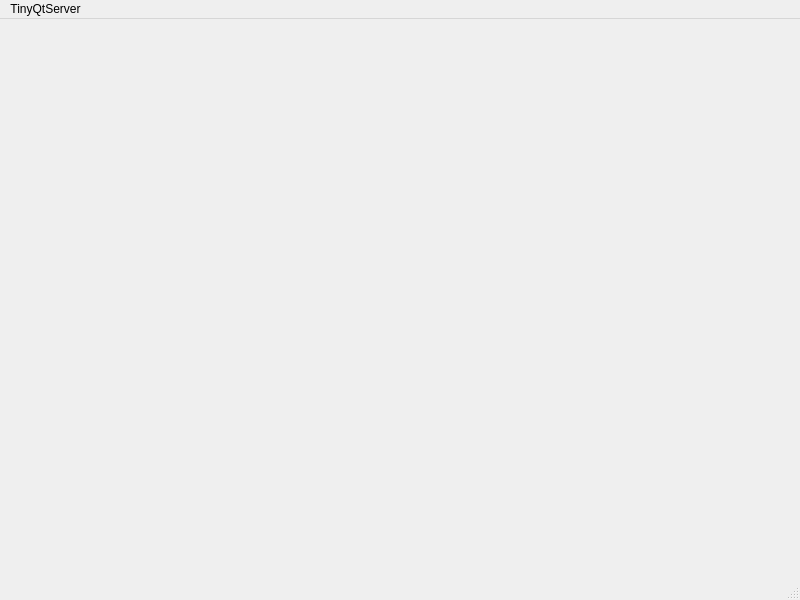
<?xml version="1.0" encoding="UTF-8"?>
<ui version="4.0">
 <class>MainWindow</class>
 <widget class="QMainWindow" name="MainWindow">
  <property name="geometry">
   <rect>
    <x>0</x>
    <y>0</y>
    <width>800</width>
    <height>600</height>
   </rect>
  </property>
  <property name="windowTitle">
   <string>MainWindow</string>
  </property>
  <widget class="QWidget" name="centralwidget"/>
  <widget class="QMenuBar" name="menubar">
   <property name="geometry">
    <rect>
     <x>0</x>
     <y>0</y>
     <width>800</width>
     <height>26</height>
    </rect>
   </property>
   <widget class="QMenu" name="menuQtServer">
    <property name="title">
     <string>TinyQtServer</string>
    </property>
   </widget>
   <addaction name="menuQtServer"/>
  </widget>
  <widget class="QStatusBar" name="statusbar"/>
 </widget>
 <resources/>
 <connections/>
</ui>
